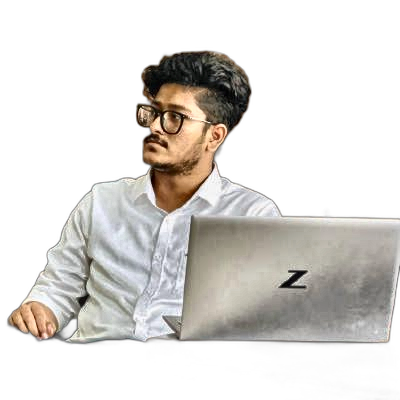
#> input picture assets/photo-ready.png, 400 x 400 px
$ python clean_photo.py ../assets/photo-ready.png
#> lines starting #> are read from the running program, lines starting #| are printed output that depends on the picture
#> in main, img_bgr is the input picture: shape (400, 400, 3); mean B, G, R 214.2, 217.6, 220.3
#!/usr/bin/env python3
"""
Cleans up a source photo before ASCII conversion:
  1. (optional) cut the background out with rembg, if it's installed
  2. even out lighting with CLAHE (adaptive histogram equalization)
  3. composite onto a white canvas so background falls at the light end
     of the character ramp instead of printing as mid-gray noise

Usage:
    python tools/clean_photo.py my-photo.jpg
    # writes assets/photo-ready.png
"""
import sys
import os
import cv2
import numpy as np
from PIL import Image

OUT_PATH = "assets/photo-ready.png"


def remove_background(img_bgr):
    """Try rembg if available; otherwise return the image unchanged with a
    warning so the pipeline still works end-to-end."""
    try:
        from rembg import remove
        ok, buf = cv2.imencode(".png", img_bgr)
        result = remove(buf.tobytes())
        arr = np.frombuffer(result, dtype=np.uint8)
        rgba = cv2.imdecode(arr, cv2.IMREAD_UNCHANGED)
        return rgba
    except ImportError:
        print("[clean_photo] rembg not installed - skipping background removal. "
              "Install with `pip install rembg` for cleaner cutouts.", file=sys.stderr)
        h, w = img_bgr.shape[:2]
        bgra = cv2.cvtColor(img_bgr, cv2.COLOR_BGR2BGRA)
        bgra[:, :, 3] = 255
        return bgra


def apply_clahe(img_bgr):
    lab = cv2.cvtColor(img_bgr, cv2.COLOR_BGR2LAB)
#> lab: shape (400, 400, 3); mean of channels 0, 1, 2 220.5, 128.5, 130.3
    l, a, b = cv2.split(lab)
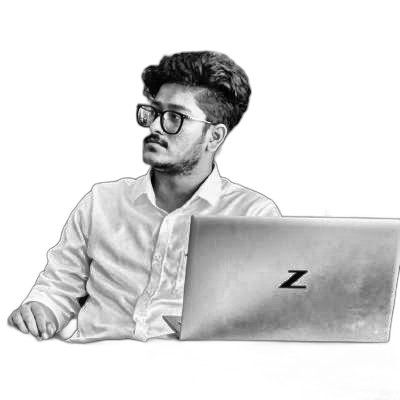
#> l: shape (400, 400); min 1, max 255, mean 220.5
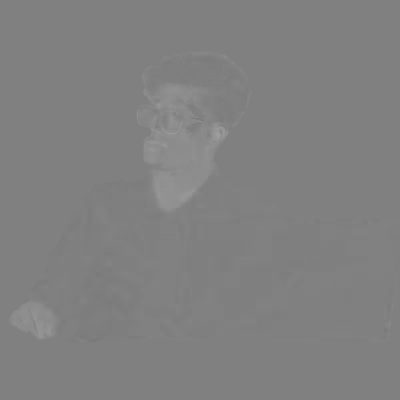
#> a: shape (400, 400); min 120, max 159, mean 128.5
    clahe = cv2.createCLAHE(clipLimit=2.5, tileGridSize=(8, 8))
    l2 = clahe.apply(l)
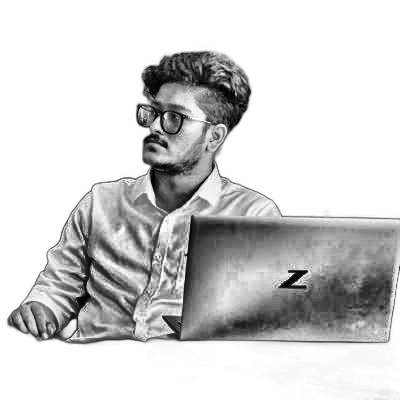
#> l2: shape (400, 400); min 1, max 255, mean 208.5
    lab2 = cv2.merge((l2, a, b))
#> lab2: shape (400, 400, 3); mean of channels 0, 1, 2 208.5, 128.5, 130.3
    return cv2.cvtColor(lab2, cv2.COLOR_LAB2BGR)
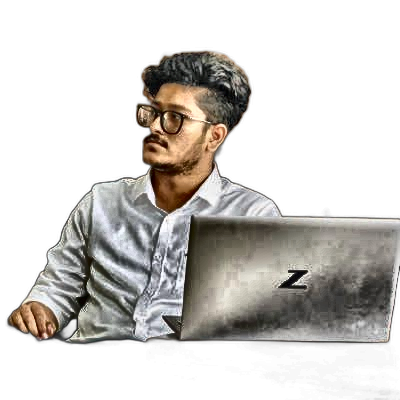
#> returned value: shape (400, 400, 3); mean B, G, R 202.3, 205.6, 208.2


def composite_on_white(rgba):
    h, w = rgba.shape[:2]
    if rgba.shape[2] == 4:
        alpha = rgba[:, :, 3:4].astype(np.float32) / 255.0
        rgb = rgba[:, :, :3].astype(np.float32)
        white = np.full_like(rgb, 255.0)
        out = rgb * alpha + white * (1 - alpha)
        return out.astype(np.uint8)
    return rgba[:, :, :3]


def main():
    if len(sys.argv) < 2:
        print("Usage: python tools/clean_photo.py <path-to-photo>", file=sys.stderr)
        sys.exit(1)

    src_path = sys.argv[1]
    img_bgr = cv2.imread(src_path)
    if img_bgr is None:
        print(f"[clean_photo] could not read {src_path}", file=sys.stderr)
        sys.exit(1)

    img_bgr = apply_clahe(img_bgr)
    rgba = remove_background(img_bgr)
    composited = composite_on_white(rgba)

    os.makedirs(os.path.dirname(OUT_PATH), exist_ok=True)
    Image.fromarray(cv2.cvtColor(composited, cv2.COLOR_BGR2RGB)).save(OUT_PATH)
    print(f"Wrote {OUT_PATH}")


if __name__ == "__main__":
    main()
#> (the call stopped at in remove_background, `result = remove(buf.tobytes())`: rembg is not available in this run)
